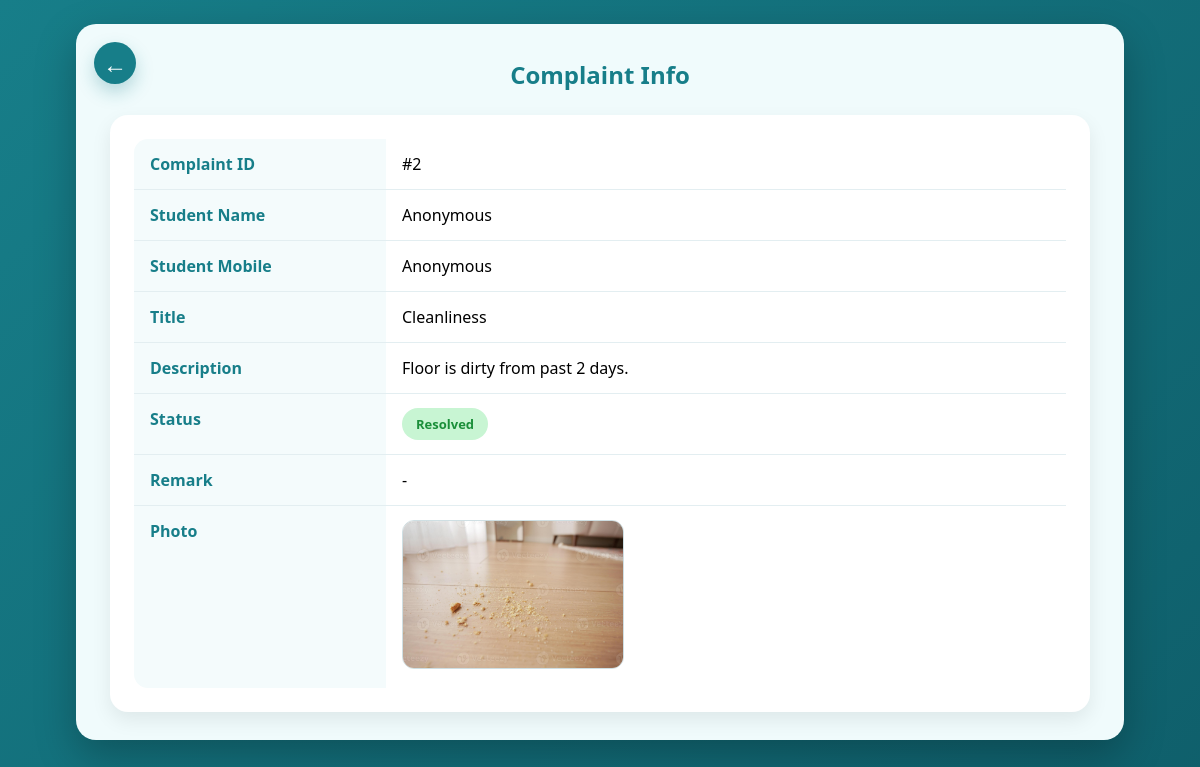
The page /HostelAssistSystem/complaint_info.php?id=2 on the database its author committed.
### tables this page shows
CREATE TABLE `complaints` (
  `complaint_id` int(11) NOT NULL,
  `student_id` int(11) DEFAULT NULL,
  `title` varchar(100) DEFAULT NULL,
  `description` text DEFAULT NULL,
  `status` varchar(20) DEFAULT 'Pending',
  `hod_status` varchar(50) NOT NULL DEFAULT 'Pending',
  `hod_review` text DEFAULT NULL,
  `remark` text DEFAULT NULL,
  `photo` varchar(255) DEFAULT NULL,
  `completion_date` date DEFAULT NULL,
  `submission_date` date DEFAULT curdate(),
  `show_name` enum('yes','no') NOT NULL DEFAULT 'yes'
);

### HostelAssistSystem/complaint_info.php (the view, shortened to what this page needs)
<?php
include("config.php");
$userRole = isset($_SESSION['role']) ? strtolower(trim((string) $_SESSION['role'])) : '';
$complaintId = isset($_GET['id']) ? (int) $_GET['id'] : 0;
function getComplaintDashboardUrl($role)
{
    return 'warden_home.php';
}
function getComplaintStatusClass($status)
{
    $statusClass = strtolower(trim((string) $status));
    if (in_array($statusClass, ['resolved'], true)) {
        return 'resolved';
    }
    return 'default';
}
$complaintData = null;
$studentName = '';
$studentMobile = '';
if ($complaintId > 0) {
    $sql = "SELECT complaint_id, student_id, title, description, status, remark, photo, completion_date, submission_date, show_name
            FROM complaints
            WHERE complaint_id = ?";
    $stmt = $conn->prepare($sql);
    if ($stmt) {
        $stmt->bind_param("i", $complaintId);
        $stmt->execute();
        $result = $stmt->get_result();
        $complaintData = $result ? $result->fetch_assoc() : null;
    }
}
$dashboardUrl = getComplaintDashboardUrl($userRole);
?>
<!DOCTYPE html>
<html lang="en">
<head>
</head>
<body>
<div class="container">
    <a class="back-link" href="<?php echo htmlspecialchars($dashboardUrl); ?>" aria-label="Back to dashboard">&#8592;</a>
    <h2>Complaint Info</h2>
    <?php if ($complaintData) { ?>
        <div class="info-box">
            <table>
                <tr>
                    <th>Complaint ID</th>
                    <td>#<?php echo htmlspecialchars((string) $complaintData['complaint_id']); ?></td>
                </tr>
                <tr>
                    <th>Student Name</th>
                    <td><?php echo $complaintData['show_name'] === 'yes' && $studentName !== '' ? htmlspecialchars($studentName) : 'Anonymous'; ?></td>
                </tr>
                <tr>
                    <th>Student Mobile</th>
                    <td><?php echo $complaintData['show_name'] === 'yes' && $studentMobile !== '' ? htmlspecialchars($studentMobile) : 'Anonymous'; ?></td>
                </tr>
                <tr>
                    <th>Title</th>
                    <td><?php echo htmlspecialchars((string) $complaintData['title']); ?></td>
                </tr>
                <tr>
                    <th>Description</th>
                    <td><?php echo nl2br(htmlspecialchars((string) $complaintData['description'])); ?></td>
                </tr>
                <tr>
                    <th>Status</th>
                    <td><span class="status <?php echo htmlspecialchars(getComplaintStatusClass($complaintData['status'])); ?>"><?php echo htmlspecialchars((string) $complaintData['status']); ?></span></td>
                </tr>
                <tr>
                    <th>Remark</th>
                    <td><?php echo trim((string) $complaintData['remark']) !== '' ? nl2br(htmlspecialchars((string) $complaintData['remark'])) : '-'; ?></td>
                </tr>
                <tr>
                    <th>Photo</th>
                    <td>
                        <?php if (!empty($complaintData['photo'])) { ?>
                            <img id="complaintImage" class="photo-thumb" src="uploads/<?php echo htmlspecialchars((string) $complaintData['photo']); ?>" alt="Complaint photo">
                        <?php } else { ?>
                            -
                        <?php } ?>
                    </td>
                </tr>
            </table>
        </div>
    <?php } ?>
</div>
</body>
</html>

### HostelAssistSystem/complaint_info.php (style rules this page uses)
body { margin: 0; font-family: 'Segoe UI', sans-serif; background: linear-gradient(135deg, #177e89, #0f5f6b); min-height: 100vh; padding: 24px; box-sizing: border-box; }
.container { position: relative; background: #f0fbfc; margin: 0 auto; width: 100%; max-width: 980px; border-radius: 20px; box-shadow: 0 15px 40px rgba(0,0,0,0.25); padding: 34px 34px 28px; }
.back-link { position: absolute; top: 18px; left: 18px; width: 42px; height: 42px; border-radius: 50%; display: inline-flex; align-items: center; justify-content: center; text-decoration: none; font-size: 24px; background: #177e89; color: #fff; box-shadow: 0 8px 18px rgba(23, 126, 137, 0.28); }
h2 { margin: 0 0 24px; text-align: center; color: #177e89; }
.info-box { background: #fff; padding: 24px; border-radius: 18px; box-shadow: 0 8px 20px rgba(0,0,0,0.08); }
table { width: 100%; border-collapse: collapse; overflow: hidden; border-radius: 14px; }
th, td { padding: 14px 16px; border-bottom: 1px solid #e3eef1; text-align: left; vertical-align: top; word-break: break-word; }
th { width: 220px; background: #f4fbfc; color: #177e89; font-weight: 700; }
tr:last-child th, tr:last-child td { border-bottom: none; }
.status { display: inline-block; padding: 7px 14px; border-radius: 999px; font-size: 13px; font-weight: 700; background: #eaeaea; color: #333; }
.status.resolved { background: #c8f5d3; color: #1b8f3a; }
.photo-thumb { max-width: 220px; width: 100%; border-radius: 12px; border: 1px solid #cfdfe3; cursor: zoom-in; }

### rows shown on the page
complaints: complaint_id "2", title "Cleanliness", description "Floor is dirty from past 2 days.", status "Resolved", photo (picture)
